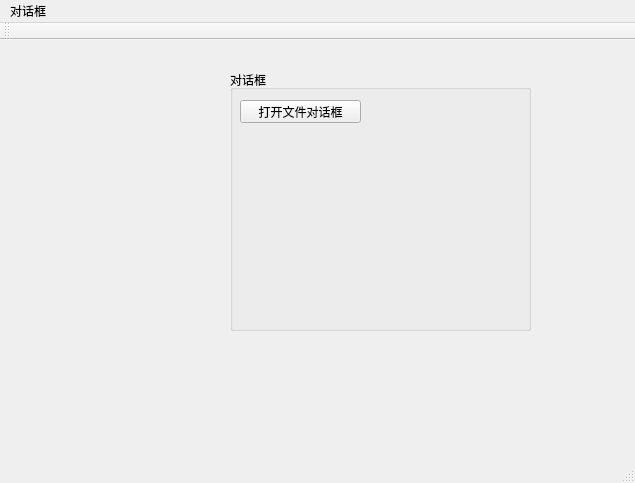
<?xml version="1.0" encoding="UTF-8"?>
<ui version="4.0">
 <class>MainWindow</class>
 <widget class="QMainWindow" name="MainWindow">
  <property name="geometry">
   <rect>
    <x>0</x>
    <y>0</y>
    <width>635</width>
    <height>483</height>
   </rect>
  </property>
  <property name="windowTitle">
   <string>MainWindow</string>
  </property>
  <widget class="QWidget" name="centralWidget">
   <widget class="QGroupBox" name="gboxDialog">
    <property name="geometry">
     <rect>
      <x>230</x>
      <y>30</y>
      <width>301</width>
      <height>261</height>
     </rect>
    </property>
    <property name="title">
     <string>对话框</string>
    </property>
    <widget class="QPushButton" name="pushButtonGetFileName">
     <property name="geometry">
      <rect>
       <x>10</x>
       <y>30</y>
       <width>121</width>
       <height>23</height>
      </rect>
     </property>
     <property name="text">
      <string>打开文件对话框</string>
     </property>
    </widget>
   </widget>
  </widget>
  <widget class="QMenuBar" name="menuBar">
   <property name="geometry">
    <rect>
     <x>0</x>
     <y>0</y>
     <width>635</width>
     <height>23</height>
    </rect>
   </property>
   <widget class="QMenu" name="menu">
    <property name="title">
     <string>对话框</string>
    </property>
    <addaction name="actionExec"/>
    <addaction name="actionShow"/>
   </widget>
   <addaction name="menu"/>
  </widget>
  <widget class="QToolBar" name="mainToolBar">
   <attribute name="toolBarArea">
    <enum>TopToolBarArea</enum>
   </attribute>
   <attribute name="toolBarBreak">
    <bool>false</bool>
   </attribute>
  </widget>
  <widget class="QStatusBar" name="statusBar"/>
  <action name="actionExec">
   <property name="text">
    <string>非模态对话框</string>
   </property>
  </action>
  <action name="actionShow">
   <property name="text">
    <string>模态对话框</string>
   </property>
  </action>
 </widget>
 <layoutdefault spacing="6" margin="11"/>
 <resources/>
 <connections/>
</ui>
